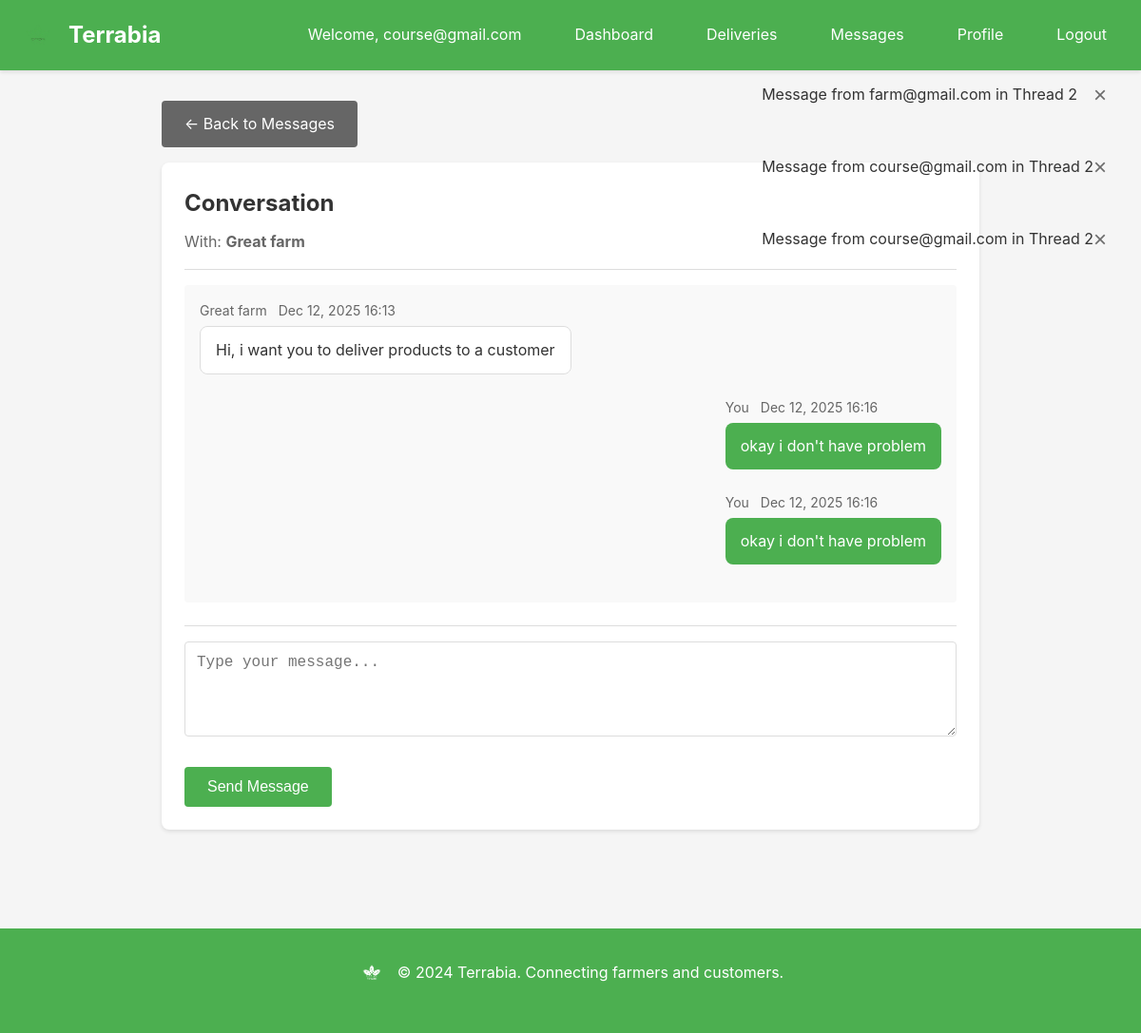
The page /messages/agency/messages/2/ (signed in) on the database its author committed.
### accounts/models.py (models this page shows, shortened)
class User(AbstractUser):
    ROLE_CUSTOMER = "customer"
    ROLE_FARMER = "farmer"
    ROLE_ADMIN = "admin"
    ROLE_AGENCY = "delivery_agency"
    ROLE_CHOICES = [
        (ROLE_CUSTOMER, "Customer"),
        (ROLE_FARMER, "Farmer"),
        (ROLE_ADMIN, "Administrator"),
        (ROLE_AGENCY, "Delivery agency"),
    ]
    role = models.CharField(max_length=20, choices=ROLE_CHOICES, null=True, blank=True)

class FarmerProfile(models.Model):
    user = models.OneToOneField(User, on_delete=models.CASCADE, related_name='farmer_profile')
    farm_name = models.CharField(max_length=120)
    contact_person = models.CharField(max_length=120)
    phone = models.CharField(max_length=30)
    street = models.ForeignKey(Street, on_delete=models.SET_NULL, null=True, blank=True, related_name='farmers', help_text="Street/neighborhood where the farm is located")
    address_details = models.TextField(blank=True, help_text="Additional address details (farm location, etc.)")
    created_at = models.DateTimeField(auto_now_add=True)
    updated_at = models.DateTimeField(auto_now=True)

### messaging/models.py (models this page shows, shortened)
class Message(models.Model):
    thread = models.ForeignKey(MessageThread, on_delete=models.CASCADE, related_name="messages")
    sender = models.ForeignKey(User, on_delete=models.CASCADE, related_name='sent_messages')
    content = models.TextField()
    is_read = models.BooleanField(default=False)
    created_at = models.DateTimeField(auto_now_add=True)
    class Meta:
        ordering = ['created_at']
    def __str__(self):
        return f"Message from {self.sender.username} in Thread {self.thread.id}"

class MessageThread(models.Model):
    order = models.ForeignKey(Order, on_delete=models.SET_NULL, null=True, blank=True, related_name='threads')
    participants = models.ManyToManyField(User, related_name='threads')
    subject = models.CharField(max_length=200, blank=True)
    created_at = models.DateTimeField(auto_now_add=True)
    updated_at = models.DateTimeField(auto_now=True)
    class Meta:
        ordering = ['-updated_at']
    def get_other_participant(self, user):
        participants = self.participants.exclude(id=user.id)
        return participants.first() if participants.exists() else None

### messaging/views.py (the view, shortened to what this page needs)
# urls.py: path('agency/messages/<int:thread_id>/', views.agency_message_thread, name='agency_thread'),
@agency_required
def agency_message_thread(request, thread_id):
    try:
        agency = request.user.agency_profile
    except DeliveryAgency.DoesNotExist:
        messages.error(request, "Agency profile not found.")
        return redirect('accounts:login')
    thread = get_object_or_404(MessageThread, id=thread_id, participants=request.user)
    thread.messages.filter(is_read=False).exclude(sender=request.user).update(is_read=True)
    message_list = thread.messages.all()
    other_participant = thread.get_other_participant(request.user)
    context = {
        'thread': thread,
        'messages': message_list,
        'other_participant': other_participant,
    }
    return render(request, 'messaging/agency_thread.html', context)

### templates/messaging/agency_thread.html (shortened to what this page needs)
{% extends 'base.html' %}
{% block content %}
<div class="container" style="max-width: 900px;">
    <div style="margin-bottom: 1rem;">
        <a href="{% url 'messaging:agency_messages' %}" class="btn btn-secondary">← Back to Messages</a>
    </div>
    <div class="card">
        <div style="border-bottom: 1px solid var(--border-color); padding-bottom: 1rem; margin-bottom: 1rem;">
            <h2 style="margin-bottom: 0.5rem;">
                Conversation
            </h2>
            {% if other_participant %}
                <div style="color: var(--text-light);">
                    With:
                    {% if other_participant.role == 'farmer' %}
                        <strong>{{ other_participant.farmer_profile.farm_name }}</strong>
                    {% elif other_participant.role == 'customer' %}
                        <strong>{{ other_participant.customer_profile.full_name }}</strong>
                    {% else %}
                        <strong>{{ other_participant.username }}</strong>
                    {% endif %}
                </div>
            {% endif %}
        </div>
        <div style="max-height: 500px; overflow-y: auto; margin-bottom: 1.5rem; padding: 1rem; background: var(--bg-light); border-radius: 4px;">
            {% for message in messages %}
                <div style="margin-bottom: 1.5rem; {% if message.sender == user %}text-align: right;{% endif %}">
                    <div style="display: inline-block; max-width: 70%; text-align: left;">
                        <div style="font-size: 0.875rem; color: var(--text-light); margin-bottom: 0.25rem;">
                            {% if message.sender == user %}
                                You
                            {% else %}
                                {% if message.sender.role == 'farmer' %}
                                    {{ message.sender.farmer_profile.farm_name }}
                                {% elif message.sender.role == 'customer' %}
                                    {{ message.sender.customer_profile.full_name }}
                                {% else %}
                                    {{ message.sender.username }}
                                {% endif %}
                            {% endif %}
                            <span style="margin-left: 0.5rem;">{{ message.created_at|date:"M d, Y H:i" }}</span>
                        </div>
                        <div style="padding: 0.75rem 1rem; background: {% if message.sender == user %}var(--primary-color); color: white;{% else %}white; border: 1px solid var(--border-color);{% endif %}; border-radius: 8px; display: inline-block;">
                            {{ message.content|linebreaks }}
                        </div>
                    </div>
                </div>
            {% empty %}
                <div style="text-align: center; color: var(--text-light); padding: 2rem;">
                    No messages yet.
                </div>
            {% endfor %}
        </div>
        <form method="post" style="border-top: 1px solid var(--border-color); padding-top: 1rem;">
            <div class="form-group">
                <textarea name="content" class="form-control" rows="3" placeholder="Type your message..." required></textarea>
            </div>
            <button type="submit" class="btn btn-primary">Send Message</button>
        </form>
    </div>
</div>
{% endblock %}

### templates/base.html (shortened to what this page needs)
<!DOCTYPE html>
<html lang="en">
<head>
    {% load static %}
    <link rel="stylesheet" href="{% static 'css/main.css' %}">
</head>
<body>
    <nav class="navbar">
        <div class="container">
            <div class="nav-brand">
                <a href="{% url 'accounts:landing' %}" style="display: flex; align-items: center; gap: 0.75rem; text-decoration: none; color: var(--white);">
                    <img src="{% static 'images/logo.png' %}" alt="Terrabia Logo" style="height: 40px; width: auto;">
                    <span style="font-size: 1.5rem; font-weight: bold;">Terrabia</span>
                </a>
            </div>
            <div class="nav-menu">
                {% if user.is_authenticated %}
                    <span class="nav-user">Welcome, {{ user.username }}</span>
                    {% if user.role == 'customer' %}
                        <a href="{% url 'customer:home' %}">Home</a>
                        <a href="{% url 'orders:cart' %}">Cart</a>
                        <a href="{% url 'customer:orders' %}">Orders</a>
                        <a href="{% url 'customer:profile' %}">Profile</a>
                    {% elif user.role == 'farmer' %}
                        <a href="{% url 'farmer:dashboard' %}">Dashboard</a>
                        <a href="{% url 'farmer:products' %}">Products</a>
                        <a href="{% url 'farmer:orders' %}">Orders</a>
                        <a href="{% url 'messaging:farmer_messages' %}">Messages</a>
                        <a href="{% url 'farmer:profile' %}">Profile</a>
                    {% elif user.role == 'delivery_agency' %}
                        <a href="{% url 'agency:dashboard' %}">Dashboard</a>
                        <a href="{% url 'agency:deliveries' %}">Deliveries</a>
                        <a href="{% url 'messaging:agency_messages' %}">Messages</a>
                        <a href="{% url 'agency:profile' %}">Profile</a>
                    {% elif user.role == 'admin' %}
                        <a href="{% url 'platform_admin:dashboard' %}">Dashboard</a>
                        <a href="{% url 'platform_admin:users' %}">Users</a>
                        <a href="{% url 'platform_admin:agencies' %}">Agencies</a>
                        <a href="{% url 'platform_admin:payments' %}">Payments</a>
                    {% endif %}
                    <a href="{% url 'accounts:logout' %}">Logout</a>
                {% else %}
                    <a href="{% url 'accounts:join' %}">Get Started</a>
                    <a href="{% url 'accounts:login' %}">Sign In</a>
                {% endif %}
            </div>
        </div>
    </nav>
    {% if messages %}
        <div class="messages-container">
            {% for message in messages %}
                <div class="alert alert-{{ message.tags }}">
                    {{ message }}
                    <button class="close-btn" onclick="this.parentElement.remove()">&times;</button>
                </div>
            {% endfor %}
        </div>
    {% endif %}
    <main class="main-content">
        {% block content %}{% endblock %}
    </main>
    <footer class="footer">
        <div class="container">
            <div style="display: flex; align-items: center; justify-content: center; gap: 0.75rem; margin-bottom: 1rem;">
                <img src="{% static 'images/logo.png' %}" alt="Terrabia Logo" style="height: 30px; width: auto; filter: brightness(0) invert(1);">
                <p style="margin: 0;">&copy; 2024 Terrabia. Connecting farmers and customers.</p>
            </div>
        </div>
    </footer>
</body>
</html>

### static/css/main.css (style rules this page uses)
* { margin: 0; padding: 0; box-sizing: border-box; }
:root { --terrabia-green: #4CAF50; --primary-color: #4CAF50; --secondary-color: #45a049; --accent-color: #66bb6a; --status-pending: #FF9800; --status-delivered: #4CAF50; --status-processing: #2196F3; --status-cancelled: #F44336; --status-completed: #4CAF50; --metric-sales: #4CAF50; --metric-orders: #2196F3; --metric-in-stock: #FF9800; --metric-out-of-stock: #F44336; --text-color: #333; --text-light: #666; --bg-color: #f5f5f5; --bg-light: #f9f9f9; --white: #ffffff; --border-color: #ddd; --success-color: #4CAF50; --error-color: #F44336; --warning-color: #FF9800; --info-color: #2196F3; }
body { font-family: -apple-system, BlinkMacSystemFont, 'Segoe UI', Roboto, 'Helvetica Neue', Arial, sans-serif; color: var(--text-color); background-color: var(--bg-color); line-height: 1.6; }
.container { max-width: 1200px; margin: 0 auto; padding: 0 20px; }
.navbar { background-color: var(--primary-color); color: var(--white); padding: 1rem 0; box-shadow: 0 2px 4px rgba(0,0,0,0.1); }
.navbar .container { display: flex; justify-content: space-between; align-items: center; }
.nav-brand a { color: var(--white); text-decoration: none; font-size: 1.5rem; font-weight: bold; display: flex; align-items: center; gap: 0.75rem; }
.nav-brand img { height: 40px; width: auto; display: block; }
.nav-menu { display: flex; gap: 1.5rem; align-items: center; }
.nav-menu a { color: var(--white); text-decoration: none; padding: 0.5rem 1rem; border-radius: 4px; transition: background-color 0.3s; }
.nav-user { color: var(--white); margin-right: 1rem; }
.messages-container { position: fixed; top: 70px; right: 20px; z-index: 1000; max-width: 400px; }
.alert { padding: 1rem; margin-bottom: 1rem; border-radius: 4px; display: flex; justify-content: space-between; align-items: center; animation: slideIn 0.3s ease-out; }
.close-btn { background: none; border: none; font-size: 1.5rem; cursor: pointer; color: inherit; opacity: 0.7; }
.main-content { min-height: calc(100vh - 200px); padding: 2rem 0; }
.card { background: var(--white); border-radius: 8px; padding: 1.5rem; margin-bottom: 1.5rem; box-shadow: 0 2px 4px rgba(0,0,0,0.1); }
.btn { display: inline-block; padding: 0.75rem 1.5rem; border: none; border-radius: 4px; cursor: pointer; text-decoration: none; font-size: 1rem; transition: all 0.3s; text-align: center; }
.btn-primary { background-color: var(--primary-color); color: var(--white); }
.btn-secondary { background-color: #666; color: var(--white); }
.form-group { margin-bottom: 1.5rem; }
.form-control { width: 100%; padding: 0.75rem; border: 1px solid var(--border-color); border-radius: 4px; font-size: 1rem; transition: border-color 0.3s; }
textarea.form-control { resize: vertical; min-height: 100px; }
.footer { background-color: var(--primary-color); color: var(--white); padding: 2rem 0; text-align: center; margin-top: 3rem; }

### rows shown on the page
User: username "course@gmail.com"
Message: sender+thread "Message from farm@gmail.com in Thread 2", sender.farmer_profile.farm_name "Great farm", created_at "Dec 12, 2025 16:13", content "Hi, i want you to deliver products to a customer"
Message: sender+thread "Message from course@gmail.com in Thread 2", shows "You", created_at "Dec 12, 2025 16:16", content "okay i don't have problem"
Message: sender+thread "Message from course@gmail.com in Thread 2", shows "You", created_at "Dec 12, 2025 16:16", content "okay i don't have problem"
User: farmer_profile.farm_name "Great farm"
